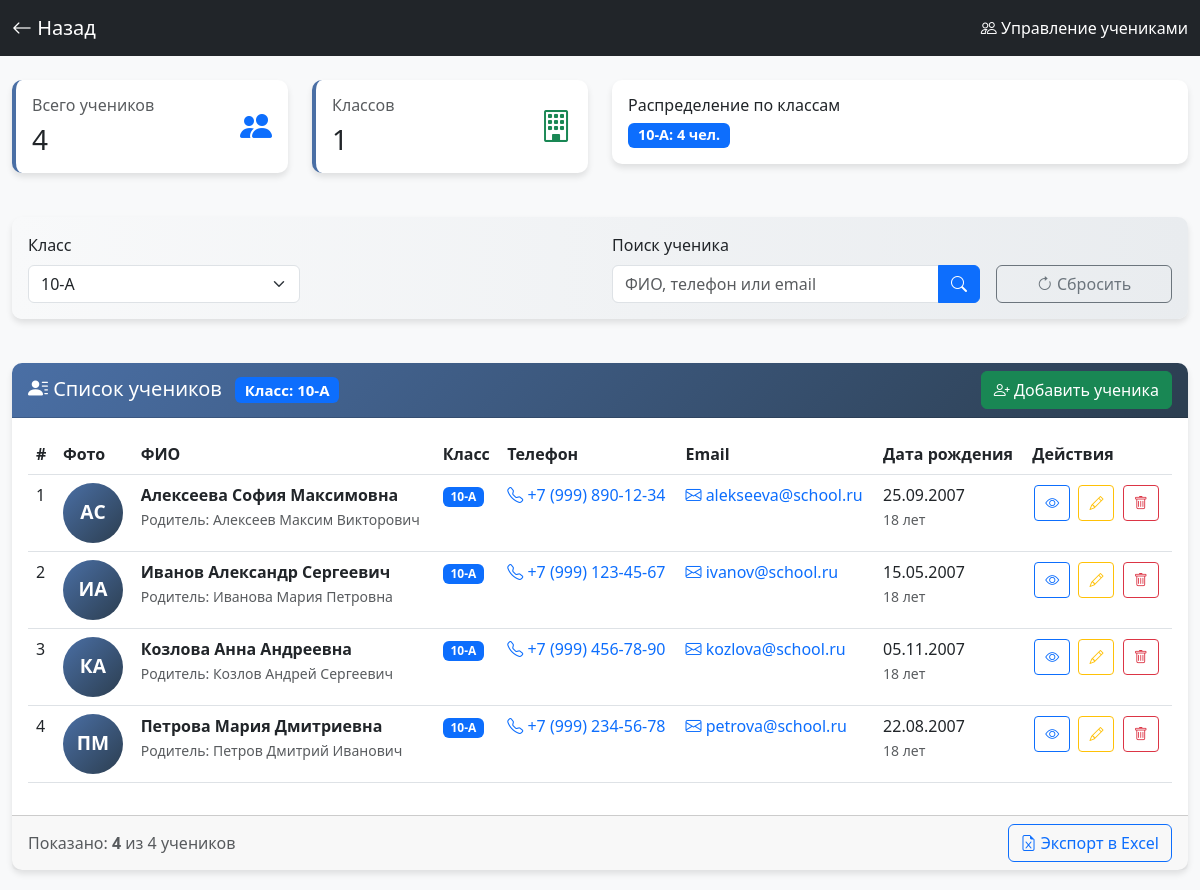
Screenshot of /students.php?class=10-А (signed in) with the database file from the repository.
### tables this page shows
CREATE TABLE `students` (
  `id` int(11) NOT NULL,
  `full_name` varchar(100) NOT NULL,
  `class` varchar(20) NOT NULL,
  `birth_date` date DEFAULT NULL,
  `phone` varchar(20) DEFAULT NULL,
  `email` varchar(100) DEFAULT NULL,
  `parent_name` varchar(100) DEFAULT NULL,
  `parent_phone` varchar(20) DEFAULT NULL,
  `address` text,
  `created_at` timestamp NOT NULL DEFAULT CURRENT_TIMESTAMP,
  `updated_at` datetime DEFAULT NULL
);

### students.php (the view, shortened to what the rows shown need)
<?php
$pdo = Database::getConnection();
$selected_class = $_GET['class'] ?? '';
$sql = "SELECT * FROM students WHERE 1=1";
$params = [];
if (!empty($selected_class)) {
    $sql .= " AND class = ?";
    $params[] = $selected_class;
}
$sql .= " ORDER BY class, full_name";
try {
    $stmt = $pdo->prepare($sql);
    $stmt->execute($params);
    $students = $stmt->fetchAll(PDO::FETCH_ASSOC);
} catch (Exception $e) {
    $students = [];
}
$class_stats = [];
foreach ($students as $student) {
    $class = $student['class'];
    if (!isset($class_stats[$class])) {
        $class_stats[$class] = 0;
    }
    $class_stats[$class]++;
}
?>
<!DOCTYPE html>
<html lang="ru">
<head>
    <link href="https://cdn.jsdelivr.net/npm/bootstrap@5.3.0/dist/css/bootstrap.min.css" rel="stylesheet">
    <link rel="stylesheet" href="https://cdn.jsdelivr.net/npm/bootstrap-icons@1.11.0/font/bootstrap-icons.css">
    <link rel="stylesheet" href="https://cdn.datatables.net/1.13.6/css/dataTables.bootstrap5.min.css">
</head>
<body>
    <div class="container-fluid mt-4">
        <div class="row mb-4">
            <div class="col-md-6">
                <div class="card">
                    <div class="card-body">
                        <div class="d-flex flex-wrap gap-2">
                            <?php foreach ($class_stats as $class => $count): ?>
                                <span class="badge bg-primary badge-class">
                                    <?php echo $class; ?>: <?php echo $count; ?> чел.
                                </span>
                            <?php endforeach; ?>
                        </div>
                    </div>
                </div>
            </div>
        </div>
        <div class="row">
            <div class="col-12">
                <div class="card">
                    <div class="card-body">
                        <?php if (empty($students)): ?>
                            <div class="text-center py-5">
                                <i class="bi bi-people" style="font-size: 4rem; color: #dee2e6;"></i>
                                <h5 class="mt-3">Ученики не найдены</h5>
                                <p class="text-muted">Добавьте первого ученика или измените параметры поиска</p>
                            </div>
                        <?php else: ?>
                            <div class="table-responsive">
                                <table class="table table-hover">
                                    <thead>
                                        <tr>
                                            <th>#</th>
                                            <th>Фото</th>
                                            <th>ФИО</th>
                                            <th>Класс</th>
                                            <th>Телефон</th>
                                            <th>Email</th>
                                            <th>Дата рождения</th>
                                            <th>Действия</th>
                                        </tr>
                                    </thead>
                                    <tbody>
                                        <?php foreach ($students as $index => $student):
                                            $initials = '';
                                            $name_parts = explode(' ', $student['full_name']);
                                            if (count($name_parts) >= 2) {
                                                $initials = mb_substr($name_parts[0], 0, 1) . mb_substr($name_parts[1], 0, 1);
                                            } else {
                                                $initials = mb_substr($student['full_name'], 0, 2);
                                            }
                                            $initials = mb_strtoupper($initials);
                                        ?>
                                        <tr>
                                            <td><?php echo $index + 1; ?></td>
                                            <td>
                                                <div class="avatar-placeholder">
                                                    <?php echo $initials; ?>
                                                </div>
                                            </td>
                                            <td>
                                                <strong><?php echo htmlspecialchars($student['full_name']); ?></strong>
                                                <?php if ($student['parent_name']): ?>
                                                    <br>
                                                    <small class="text-muted">
                                                        Родитель: <?php echo htmlspecialchars($student['parent_name']); ?>
                                                    </small>
                                                <?php endif; ?>
                                            </td>
                                            <td>
                                                <span class="badge bg-primary"><?php echo $student['class']; ?></span>
                                            </td>
                                            <td>
                                                <?php if ($student['phone']): ?>
                                                    <a href="tel:<?php echo $student['phone']; ?>" class="text-decoration-none">
                                                        <i class="bi bi-telephone"></i> <?php echo $student['phone']; ?>
                                                    </a>
                                                <?php else: ?>
                                                    <span class="text-muted">—</span>
                                                <?php endif; ?>
                                            </td>
                                            <td>
                                                <?php if ($student['email']): ?>
                                                    <a href="mailto:<?php echo $student['email']; ?>" class="text-decoration-none">
                                                        <i class="bi bi-envelope"></i> <?php echo $student['email']; ?>
                                                    </a>
                                                <?php else: ?>
                                                    <span class="text-muted">—</span>
                                                <?php endif; ?>
                                            </td>
                                            <td>
                                                <?php if ($student['birth_date']): ?>
                                                    <?php echo date('d.m.Y', strtotime($student['birth_date'])); ?>
                                                    <br>
                                                    <small class="text-muted">
                                                        <?php
                                                            $birth_date = new DateTime($student['birth_date']);
                                                            $today = new DateTime();
                                                            $age = $today->diff($birth_date)->y;
                                                            echo $age . ' лет';
                                                        ?>
                                                    </small>
                                                <?php else: ?>
                                                    <span class="text-muted">—</span>
                                                <?php endif; ?>
                                            </td>
                                            <td>
                                                <div class="action-buttons">
                                                    <button class="btn btn-sm btn-outline-primary"
                                                            data-bs-toggle="modal"
                                                            data-bs-target="#viewStudentModal"
                                                            onclick="viewStudent(<?php echo htmlspecialchars(json_encode($student)); ?>)">
                                                        <i class="bi bi-eye"></i>
                                                    </button>
                                                    <button class="btn btn-sm btn-outline-warning"
                                                            data-bs-toggle="modal"
                                                            data-bs-target="#editStudentModal"
                                                            onclick="editStudent(<?php echo htmlspecialchars(json_encode($student)); ?>)">
                                                        <i class="bi bi-pencil"></i>
                                                    </button>
                                                    <a href="students.php?delete=<?php echo $student['id']; ?>"
                                                       class="btn btn-sm btn-outline-danger"
                                                       onclick="return confirm('Удалить ученика <?php echo addslashes($student['full_name']); ?>?')">
                                                        <i class="bi bi-trash"></i>
                                                    </a>
                                                </div>
                                            </td>
                                        </tr>
                                        <?php endforeach; ?>
                                    </tbody>
                                </table>
                            </div>
                        <?php endif; ?>
                    </div>
                </div>
            </div>
        </div>
    </div>
</body>
</html>

### rows the page displays
students: class "10-А", count "4", full_name "ПМ", full_name "Петрова Мария Дмитриевна", parent_name "Петров Дмитрий Иванович", phone "+7 (999) 234-56-78", email "petrova@school.ru", birth_date "22.08.2007", birth_date "18"
students: full_name "АС", full_name "Алексеева София Максимовна", parent_name "Алексеев Максим Викторович", class "10-А", phone "+7 (999) 890-12-34", email "alekseeva@school.ru", birth_date "25.09.2007", birth_date "18"
students: full_name "ИА", full_name "Иванов Александр Сергеевич", parent_name "Иванова Мария Петровна", class "10-А", phone "+7 (999) 123-45-67", email "ivanov@school.ru", birth_date "15.05.2007", birth_date "18"
students: full_name "КА", full_name "Козлова Анна Андреевна", parent_name "Козлов Андрей Сергеевич", class "10-А", phone "+7 (999) 456-78-90", email "kozlova@school.ru", birth_date "05.11.2007", birth_date "18"

### other values shown
$total_students "4"
count($class_stats) "1"
$selected_class "10-А"
count($students) "4"
form field class "10-А"
